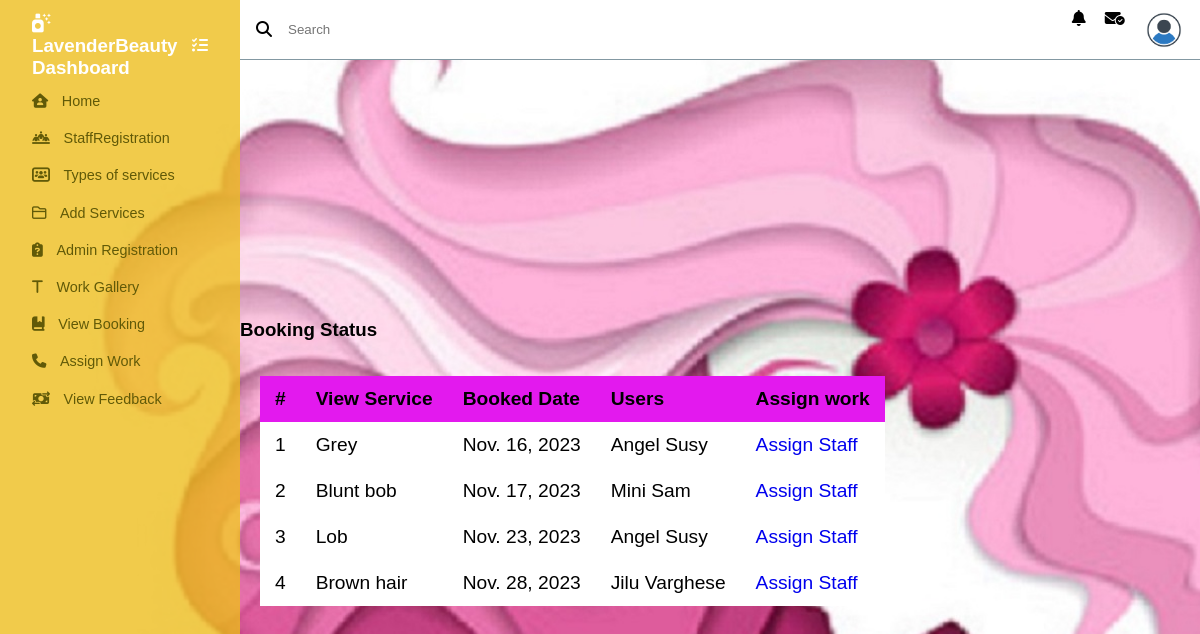
The page /adminboutique/Viewbooking/ on the database its author committed.
### Userboutique/models.py (models this page shows)
class tbl_bookingservice(models.Model):
    booking_status=models.CharField(max_length=1,default='0')
    booking_date=models.DateField(auto_now_add=True,null=True)
    booked_date=models.DateField(null=True)
    user=models.ForeignKey(tbl_user,on_delete=models.CASCADE)
    services=models.ForeignKey(tbl_addservices,on_delete=models.CASCADE,null=True)

### Admin/models.py (models this page shows)
class tbl_addservices(models.Model):
    servicesdetail=models.CharField(max_length=40)
    rate=models.CharField(max_length=35)
    image=models.FileField(upload_to="Hairstylepic/")
    servicestypes=models.ForeignKey(tbl_typesofservices,on_delete=models.CASCADE)

### Guest/models.py (models this page shows)
class tbl_user(models.Model):
    name=models.CharField(max_length=40)
    username=models.CharField(max_length=40)
    phone=models.CharField(max_length=35)
    email=models.CharField(max_length=40)
    gender=models.CharField(max_length=25)
    password=models.CharField(max_length=35)
    image=models.FileField(upload_to="Userpic/")

### Admin/views.py (the view)
# urls.py: path('Viewbooking/',views.viewbooking,name="viewbooking"),
def viewbooking(request):
    bookingdata=tbl_bookingservice.objects.all()
    return render(request,'Admin/Viewbooking.html',{'bookingservice':bookingdata})

### Admin/Templates/Admin/Viewbooking.html (shortened to what this page needs)
{% extends 'Admin/Header.html' %}
{% load static %}
{% block content%}
<!DOCTYPE html>
<html lang="en">
<head>
</head>
<body>
    <h3>Booking Status</h3>
    <table class="content-table">
        <tr>
            <th>#</th>
            <th>View Service</th>
            <th>Booked Date</th>
            <th>Users</th>
            <th>Assign work</th>
        </tr>
        {% for l in bookingservice %}
        <tr>
            <td>{{forloop.counter}}</td>
            <td>{{l.services.servicesdetail}}</td>
            <td>{{l.booking_date}}</td>
            <td>{{l.user.name}}</td>
            <td><a href="{% url 'adminboutique:stafflist' l.id %}">Assign Staff</a></td>
        </tr>
        {% endfor %}
    </table>
</body>
</html>
{% endblock content %}

### rows shown on the page
tbl_bookingservice: services.servicesdetail "Grey", booking_date "Nov. 16, 2023", user.name "Angel Susy"
tbl_bookingservice: services.servicesdetail "Blunt bob", booking_date "Nov. 17, 2023", user.name "Mini Sam"
tbl_bookingservice: services.servicesdetail "Lob", booking_date "Nov. 23, 2023", user.name "Angel Susy"
tbl_bookingservice: services.servicesdetail "Brown hair", booking_date "Nov. 28, 2023", user.name "Jilu Varghese"
